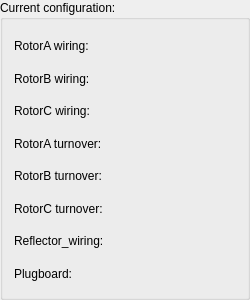
       <widget class="QGroupBox" name="config_box">
        <property name="sizePolicy">
         <sizepolicy hsizetype="Fixed" vsizetype="Expanding">
          <horstretch>0</horstretch>
          <verstretch>0</verstretch>
         </sizepolicy>
        </property>
        <property name="minimumSize">
         <size>
          <width>250</width>
          <height>250</height>
         </size>
        </property>
        <property name="maximumSize">
         <size>
          <width>16777215</width>
          <height>300</height>
         </size>
        </property>
        <property name="title">
         <string>Current configuration:</string>
        </property>
        <layout class="QGridLayout" name="gridLayout_4">
         <item row="5" column="0">
          <widget class="QLabel" name="rotor_A_turnover">
           <property name="minimumSize">
            <size>
             <width>0</width>
             <height>30</height>
            </size>
           </property>
           <property name="text">
            <string>RotorA turnover:</string>
           </property>
          </widget>
         </item>
         <item row="1" column="0">
          <widget class="QLabel" name="rotor_A_wiring">
           <property name="minimumSize">
            <size>
             <width>0</width>
             <height>30</height>
            </size>
           </property>
           <property name="text">
            <string>RotorA wiring:</string>
           </property>
          </widget>
         </item>
         <item row="7" column="0">
          <widget class="QLabel" name="rotor_C_turnover">
           <property name="minimumSize">
            <size>
             <width>0</width>
             <height>30</height>
            </size>
           </property>
           <property name="text">
            <string>RotorC turnover:</string>
           </property>
          </widget>
         </item>
         <item row="8" column="0">
          <widget class="QLabel" name="reflector_wiring">
           <property name="minimumSize">
            <size>
             <width>0</width>
             <height>30</height>
            </size>
           </property>
           <property name="text">
            <string>Reflector_wiring:</string>
           </property>
          </widget>
         </item>
         <item row="6" column="0">
          <widget class="QLabel" name="rotor_B_turnover">
           <property name="minimumSize">
            <size>
             <width>0</width>
             <height>30</height>
            </size>
           </property>
           <property name="text">
            <string>RotorB turnover:</string>
           </property>
          </widget>
         </item>
         <item row="9" column="0">
          <widget class="QLabel" name="plugboard">
           <property name="minimumSize">
            <size>
             <width>0</width>
             <height>30</height>
            </size>
           </property>
           <property name="text">
            <string>Plugboard:</string>
           </property>
          </widget>
         </item>
         <item row="4" column="0">
          <widget class="QLabel" name="rotor_C_wiring">
           <property name="minimumSize">
            <size>
             <width>0</width>
             <height>30</height>
            </size>
           </property>
           <property name="text">
            <string>RotorC wiring:</string>
           </property>
          </widget>
         </item>
         <item row="2" column="0">
          <widget class="QLabel" name="rotor_B_wiring">
           <property name="minimumSize">
            <size>
             <width>0</width>
             <height>30</height>
            </size>
           </property>
           <property name="text">
            <string>RotorB wiring:</string>
           </property>
          </widget>
         </item>
        </layout>
       </widget>
